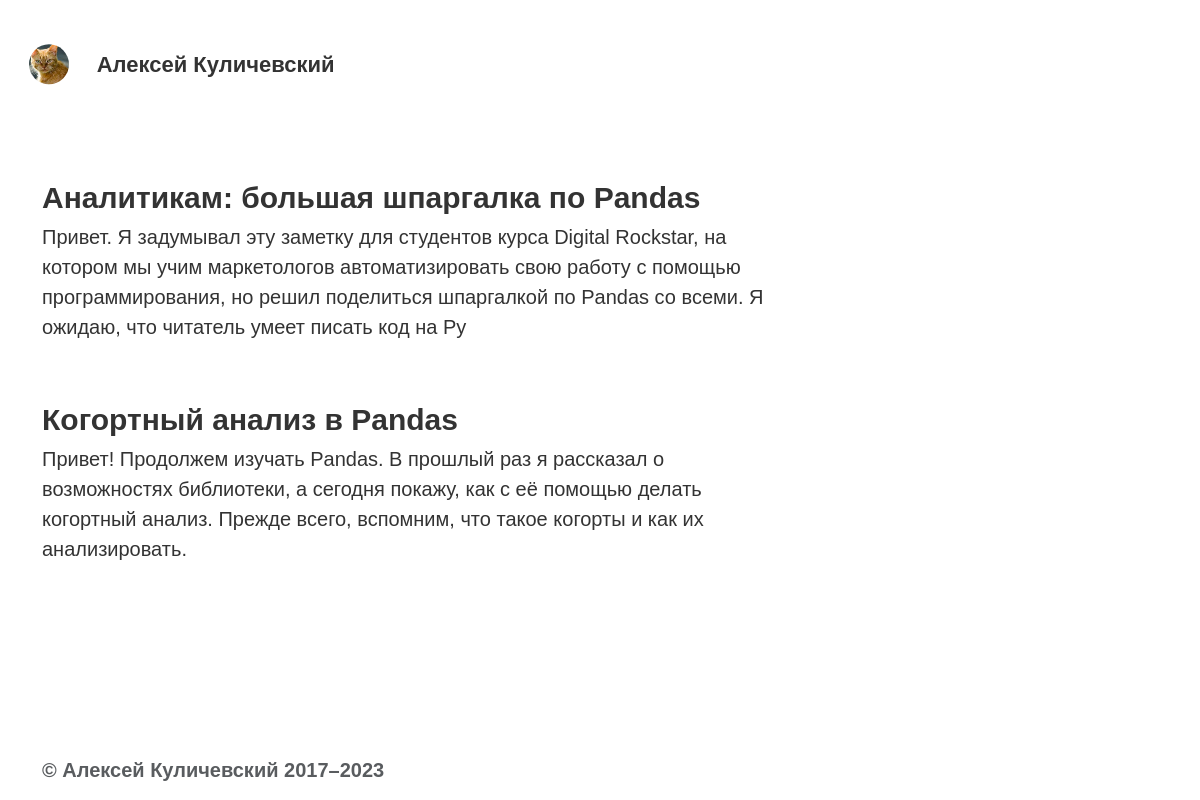
The page / on the database its author committed.
### blog/models.py (models this page shows, shortened)
class Article(models.Model):
    title = models.CharField(max_length=255)
    summary = models.CharField(max_length=255)
    full_text = models.TextField()
    category = models.CharField(max_length=255)
    pubdate = models.DateTimeField()
    slug = models.CharField(max_length=255, unique=True)
    def get_absolute_url(self):
        return reverse('article_page', kwargs={'slug': self.slug})

### blog/views.py (the view)
# urls.py: path('', views.home_page, name='home_page'),
def home_page(request):
    articles = Article.objects.all()
    context = {'articles': articles}
    return render(request, 'home_page.html', context)

### blog/templates/home_page.html (shortened to what this page needs)
{% extends 'base.html' %}
{% load static %}
{% block content %}
<div class="row">
    <div class="col-md-8 col-sm-12">
        <div class="article-list">
            {% for article in articles %}
            <div class="article">
                <h2 class="article-title">
                    <a href="{{ article.get_absolute_url }}">{{ article.title }}</a>
                </h2>
                <p class="article-summary">{{ article.summary }}</p>
            </div>
            {% endfor %}
        </div>
    </div>
</div>
{% endblock %}

### blog/templates/base.html (shortened to what this page needs)
{% load static %}
<html>
<head>
    <link href="https://cdn.jsdelivr.net/npm/bootstrap@5.3.2/dist/css/bootstrap.min.css" rel="stylesheet"
>
    <link href="{% static 'blog/styles.css' %}" rel="stylesheet">
</head>
<body>
    <div class="container">
        <div class="row page-header">
            <div class="col">
                <h1 class="avatar-top">
                    <img src="{% static 'img/11.jpeg' %}" alt="Oops">
                    <span class="author-name">Алексей Куличевский</span>
                </h1>
            </div>
        </div>
        {% block content %}
        {% endblock %}
    </div>
    <footer class="footer">
        <div class="container">
            <span class="text-muted">© Алексей Куличевский 2017–{% now "Y" %}</span>
        </div>
    </footer>
</body>
</html>

### blog/static/blog/styles.css (style rules this page uses)
body { color: #333; font-size: 20px; font-family: Arial, Helvetica, sans-serif; }
.page-header { height: 9em; margin-left: -40px; }
h1, h2, h3 { font-weight: 650; }
h2 { font-size: 1.5em; }
h1.avatar-top { margin-top: 2em; font-size: 1.1em; }
h1.avatar-top img { width: 70px; margin-right: .3em; clip-path: circle(20px at center); margin-top: -3px; }
.article { margin-bottom: 3em; }
h2.article-title { margin-bottom: .2em; }
h2.article-title a { text-decoration: none; color: #333; }

### blog/templates/base.html (style rules this page uses)
html { position: relative; min-height: 100%; }
body { margin-bottom: 60px; }
.footer { position: absolute; bottom: 0; width: 100%; height: 60px; line-height: 60px; background-color: #fff; font-weight: 600; color: #333; }

### rows shown on the page
Article: title "Аналитикам: большая шпаргалка по Pandas", summary "Привет. Я задумывал эту заметку для студентов курса Digital Rockstar, на котором мы учим маркетологов автоматизировать свою работу с помощью программирования, но решил поделиться шпаргалкой по Pandas со всеми. Я ожидаю, что читатель умеет писать код на Py"
Article: title "Когортный анализ в Pandas", summary "Привет! Продолжем изучать Pandas. В прошлый раз я рассказал о возможностях библиотеки, а сегодня покажу, как с её помощью делать когортный анализ. Прежде всего, вспомним, что такое когорты и как их анализировать."
